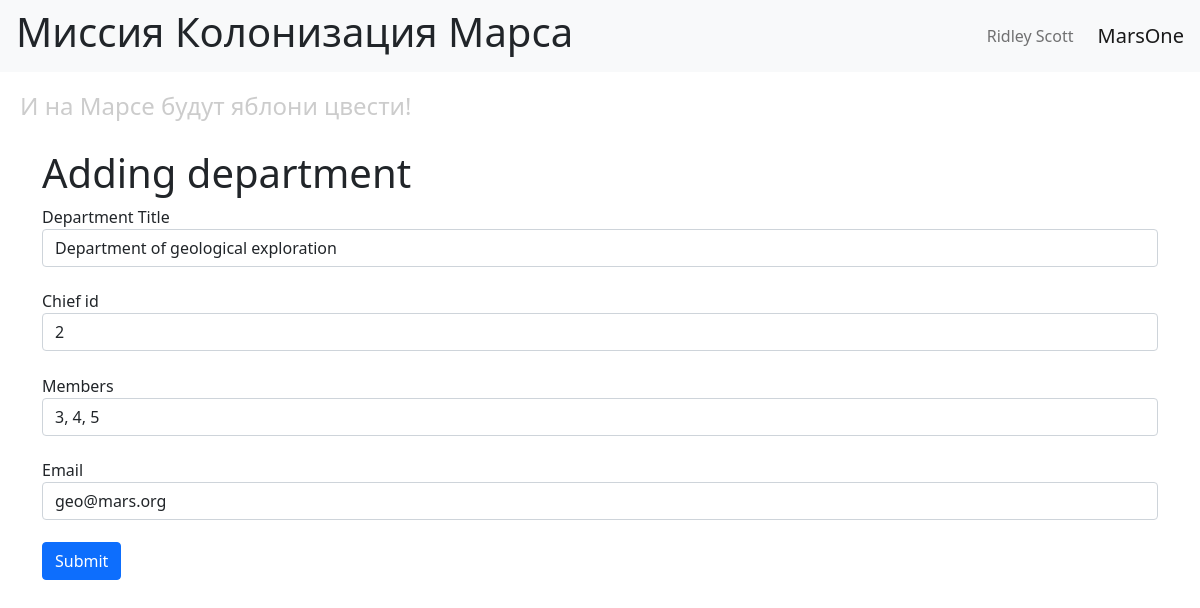
The page /edit-department/1 (signed in) on the database its author committed.
### data/users.py (models this page shows, shortened)
class User(SqlAlchemyBase, UserMixin):
    __tablename__ = 'users'
    id = sa.Column(sa.Integer, primary_key=True, autoincrement=True)
    surname = sa.Column(sa.String)
    name = sa.Column(sa.String)
    age = sa.Column(sa.Integer)
    position = sa.Column(sa.String)  # должность
    speciality = sa.Column(sa.String)  # профессия
    address = sa.Column(sa.String)
    email = sa.Column(sa.String, unique=True)
    hashed_password = sa.Column(sa.String)
    modified_date = sa.Column(sa.DateTime, default=datetime.now)

### data/departments.py (models this page shows, shortened)
class Department(SqlAlchemyBase):  # SqlAlchemyBase Доступно в задании
    __tablename__ = 'departments'
    id = sa.Column(sa.Integer, primary_key=True, autoincrement=True)
    title = sa.Column(sa.String)
    chief_id = sa.Column(sa.Integer, sa.ForeignKey('users.id'))
    chief = orm.relationship("User")
    members = sa.Column(sa.String)
    email = sa.Column(sa.String, unique=True)

### main.py (the view, shortened to what this page needs)
@app.route("/edit-department/<int:department_id>", methods=["GET", "POST"])
@login_required
def edit_department(department_id):
    form = AddDepartmentForm()
    if request.method == "GET":
        db_sess = db_session.create_session()
        department = db_sess.query(Department).filter(Department.id == department_id) \
            .filter((Department.chief == current_user) | (current_user.id == 1)).first()
        if department:
            form.title.data = department.title
            form.chief_id.data = department.chief_id
            form.members.data = department.members
            form.email.data = department.email
        else:
            abort(404)
    return render_template("add_department.html", title="Изменить работу", form=form)

### forms/departments.py
class AddDepartmentForm(FlaskForm):
    title = StringField('Department Title', validators=[DataRequired()])
    chief_id = IntegerField('Chief id', validators=[DataRequired()])
    members = StringField('Members', validators=[DataRequired()])
    email = StringField('Email', validators=[DataRequired()])
    submit = SubmitField('Submit')

### data/db_session.py (called while the page is built)
def create_session() -> Session:
    global __factory
    return __factory()

### main.py (called while the page is built)
@login_manager.user_loader
def load_user(user_id):
    db_sess = db_session.create_session()
    return db_sess.get(User, user_id)

### templates/add_department.html (shortened to what this page needs)
{% extends 'base.html' %}
{% block content %}
<h1>Adding department</h1>
<form action="" method="post">
        {{ form.title.label }}
        {{ form.title(class="form-control") }}
        {{ form.chief_id.label }}
        {{ form.chief_id(class="form-control") }}
        {{ form.members.label }}
        {{ form.members(class="form-control") }}
        {{ form.email.label }}
        {{ form.email(class="form-control", type="email") }}
    <div class="form-group">{{ form.submit(type="submit", class="btn btn-primary") }}</div>
</form>
{% endblock %}

### templates/base.html (shortened to what this page needs)
<!doctype html>
<html lang="en">
<head>
    <link href="https://cdn.jsdelivr.net/npm/bootstrap@5.1.3/dist/css/bootstrap.min.css"
          rel="stylesheet"
>
    <link rel="stylesheet" href="{{ url_for('static', filename='css/style.css') }}">
</head>
<body>
<header>
    <nav class="navbar navbar-expand-lg navbar-light bg-light">
        <h1 class="ms-3">Миссия Колонизация Марса</h1>
        <div class="navbar-nav ms-auto mx-3">
            {% if current_user.is_authenticated %}
                <a class="nav-item nav-link" href="/logout">{{ current_user.name }} {{ current_user.surname }}</a>
            {% else %}
                <div>
                    <a class="nav-item btn btn-primary " href="/register">Зарегистрироваться</a>
                    <a class="nav-item btn btn-success" href="/login">Войти</a>
                </div>
            {% endif %}
        </div>
        <a class="navbar-brand" href="#">MarsOne</a>
    </nav>
    <h4>И на Марсе будут яблони цвести!</h4>
</header>
<main role="main" class="container">
    {% block content %}{% endblock %}
</main>
</body>
</html>

### static/css/style.css (style rules this page uses)
h4 { color: #cccccc; padding: 20px; }
form > .form-control { margin-bottom: 1.4rem; }

### rows shown on the page
User: name "Ridley", surname "Scott"
Department: title "Department of geological exploration", chief_id "2", members "3, 4, 5", email "geo@mars.org"
